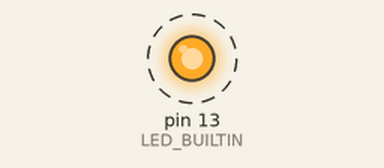
The sketch below on a simulated Arduino Uno, built with avr-gcc and run on an emulated ATmega328P. Parts: output pins drawn as LEDs (lit = HIGH). Dashed ring = blinking.

Above: at 0.5 s.
Timing chart, 0 to 4.6 s (numbered marks = the images above):
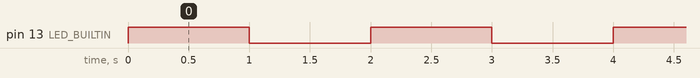

The sketch:

05-SchnellerLangsamer.ino
```cpp
/*
  Dies ist das Blink Beispiel aus dem ersten Programmierthema
  Bitte erweitere dieses um die Funktion, dass immer wenn man den Knopf drückt,
  die LED 10% langsamer Blinkt, als vorher und wenn man ihn nicht drückt bei jedem durchlauf 10% schneller.
  Bedenke bitte auch Randbedinungen. (min max + Präzisionslimits)
  Du wirst eine Variable benutzen müssen.
  https://www.arduino.cc/en/Tutorial/BuiltInExamples/Blink
  Hilfreiche Dokumentation:
  https://www.arduino.cc/reference/de/language/variables/data-types/int/
  https://www.arduino.cc/reference/de/language/functions/digital-io/pinmode/
  https://www.arduino.cc/reference/en/language/functions/digital-io/digitalread/
  https://www.arduino.cc/reference/de/language/functions/time/delay/
  https://www.arduino.cc/reference/de/language/structure/control-structure/if/
  https://www.arduino.cc/reference/de/language/structure/control-structure/else/
*/
int wartezeit = 1000;
void setup() {
  // initialize digital pin LED_BUILTIN as an output.
  pinMode(LED_BUILTIN, OUTPUT);
  // deine Erweiterrung
}


void loop() {
  digitalWrite(LED_BUILTIN, HIGH);   // turn the LED on (HIGH is the voltage level)
  delay(wartezeit);                       // wait for a second
  digitalWrite(LED_BUILTIN, LOW);    // turn the LED off by making the voltage LOW
  delay(wartezeit);                       // wait for a second
}
```

Measured:
- by itself, pin 13 (LED_BUILTIN): alternates HIGH for 1.0 s and LOW for 1.0 s
